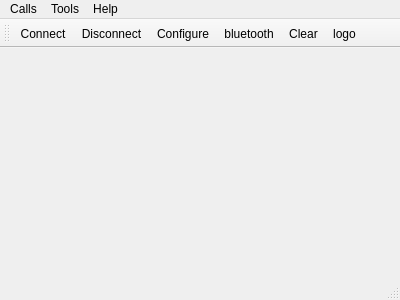
<?xml version="1.0" encoding="UTF-8"?>
<ui version="4.0">
 <class>MainWindow</class>
 <widget class="QMainWindow" name="MainWindow">
  <property name="geometry">
   <rect>
    <x>0</x>
    <y>0</y>
    <width>400</width>
    <height>300</height>
   </rect>
  </property>
  <property name="windowTitle">
   <string>Simple Terminal</string>
  </property>
  <widget class="QWidget" name="centralWidget">
   <layout class="QVBoxLayout" name="verticalLayout"/>
  </widget>
  <widget class="QMenuBar" name="menuBar">
   <property name="geometry">
    <rect>
     <x>0</x>
     <y>0</y>
     <width>400</width>
     <height>22</height>
    </rect>
   </property>
   <widget class="QMenu" name="menuCalls">
    <property name="title">
     <string>Calls</string>
    </property>
    <addaction name="actionConnect"/>
    <addaction name="actionDisconnect"/>
    <addaction name="separator"/>
    <addaction name="actionQuit"/>
   </widget>
   <widget class="QMenu" name="menuTools">
    <property name="title">
     <string>Tools</string>
    </property>
    <addaction name="actionConfigure"/>
    <addaction name="actionClear"/>
   </widget>
   <widget class="QMenu" name="menuHelp">
    <property name="title">
     <string>Help</string>
    </property>
    <addaction name="actionAbout"/>
    <addaction name="actionAboutQt"/>
   </widget>
   <addaction name="menuCalls"/>
   <addaction name="menuTools"/>
   <addaction name="menuHelp"/>
  </widget>
  <widget class="QToolBar" name="mainToolBar">
   <attribute name="toolBarArea">
    <enum>TopToolBarArea</enum>
   </attribute>
   <attribute name="toolBarBreak">
    <bool>false</bool>
   </attribute>
   <addaction name="actionConnect"/>
   <addaction name="actionDisconnect"/>
   <addaction name="actionConfigure"/>
   <addaction name="actionBluetooth"/>
   <addaction name="actionClear"/>
   <addaction name="actionLogo"/>
  </widget>
  <widget class="QStatusBar" name="statusBar"/>
  <action name="actionAbout">
   <property name="text">
    <string>&amp;About</string>
   </property>
   <property name="toolTip">
    <string>About program</string>
   </property>
   <property name="shortcut">
    <string>Alt+A</string>
   </property>
  </action>
  <action name="actionAboutQt">
   <property name="text">
    <string>About Qt</string>
   </property>
  </action>
  <action name="actionConnect">
   <property name="icon">
    <iconset resource="terminal.qrc">
     <normaloff>:/images/connect.png</normaloff>:/images/connect.png</iconset>
   </property>
   <property name="text">
    <string>C&amp;onnect</string>
   </property>
   <property name="toolTip">
    <string>Connect to serial port</string>
   </property>
   <property name="shortcut">
    <string>Ctrl+O</string>
   </property>
  </action>
  <action name="actionDisconnect">
   <property name="icon">
    <iconset resource="terminal.qrc">
     <normaloff>:/images/disconnect.png</normaloff>:/images/disconnect.png</iconset>
   </property>
   <property name="text">
    <string>&amp;Disconnect</string>
   </property>
   <property name="toolTip">
    <string>Disconnect from serial port</string>
   </property>
   <property name="shortcut">
    <string>Ctrl+D</string>
   </property>
  </action>
  <action name="actionConfigure">
   <property name="icon">
    <iconset resource="terminal.qrc">
     <normaloff>:/images/settings.png</normaloff>:/images/settings.png</iconset>
   </property>
   <property name="text">
    <string>&amp;Configure</string>
   </property>
   <property name="toolTip">
    <string>Configure serial port</string>
   </property>
   <property name="shortcut">
    <string>Alt+C</string>
   </property>
  </action>
  <action name="actionClear">
   <property name="icon">
    <iconset resource="terminal.qrc">
     <normaloff>:/images/clear.png</normaloff>:/images/clear.png</iconset>
   </property>
   <property name="text">
    <string>C&amp;lear</string>
   </property>
   <property name="toolTip">
    <string>Clear data</string>
   </property>
   <property name="shortcut">
    <string>Alt+L</string>
   </property>
  </action>
  <action name="actionQuit">
   <property name="icon">
    <iconset resource="terminal.qrc">
     <normaloff>:/images/application-exit.png</normaloff>:/images/application-exit.png</iconset>
   </property>
   <property name="text">
    <string>&amp;Quit</string>
   </property>
   <property name="shortcut">
    <string>Ctrl+Q</string>
   </property>
  </action>
  <action name="actionLogo">
   <property name="icon">
    <iconset resource="terminal.qrc">
     <normaloff>:/images/logo.png</normaloff>:/images/logo.png</iconset>
   </property>
   <property name="text">
    <string>logo</string>
   </property>
   <property name="shortcut">
    <string>Ctrl+L</string>
   </property>
  </action>
  <action name="actionBluetooth">
   <property name="icon">
    <iconset resource="terminal.qrc">
     <normaloff>:/images/bluetooth.png</normaloff>:/images/bluetooth.png</iconset>
   </property>
   <property name="text">
    <string>bluetooth</string>
   </property>
   <property name="toolTip">
    <string>Bluetooth connection</string>
   </property>
   <property name="shortcut">
    <string>Ctrl+B</string>
   </property>
  </action>
 </widget>
 <layoutdefault spacing="6" margin="11"/>
 <resources>
  <include location="terminal.qrc"/>
 </resources>
 <connections/>
</ui>
